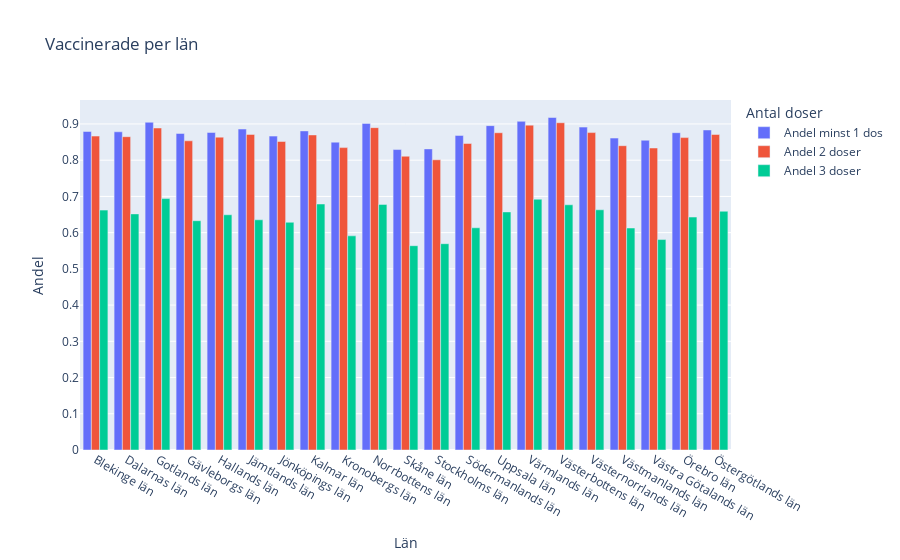

Notebook code cell kept with this figure:
### Code cell
fig = px.bar(
    df_region,
    x="Län_namn",
    y=["Andel minst 1 dos", "Andel 2 doser", "Andel 3 doser"],
    title="Vaccinerade per län",
    barmode="group",
    labels={"Län_namn": "Län", "value": "Andel", "variable": "Antal doser"},
)
fig.show()
fig.write_html("./Visualiseringar/Vaccinerade per län.html")

### Figure 1 — Plotly figure (JSON) as saved in the notebook; plotly's stock layout.template omitted (floating-point values rounded to 4 significant figures)
{"data": [{"alignmentgroup": "True", "hovertemplate": "Antal doser=Andel minst 1 dos<br>Län=%{x}<br>Andel=%{y}<extra></extra>", "legendgroup": "Andel minst 1 dos", "marker": {"color": "#636efa", "pattern": {"shape": ""}}, "name": "Andel minst 1 dos", "offsetgroup": "Andel minst 1 dos", "orientation": "v", "showlegend": true, "textposition": "auto", "type": "bar", "x": ["Blekinge län", "Dalarnas län", "Gotlands län", "Gävleborgs län", "Hallands län", "Jämtlands län", "Jönköpings län", "Kalmar län", "Kronobergs län", "Norrbottens län", "Skåne län", "Stockholms län", "Södermanlands län", "Uppsala län", "Värmlands län", "Västerbottens län", "Västernorrlands län", "Västmanlands län", "Västra Götalands län", "Örebro län", "Östergötlands län"], "xaxis": "x", "y": [0.8792, 0.8784, 0.9047, 0.8738, 0.8765, 0.8859, 0.8664, 0.8808, 0.8498, 0.9015, 0.8293, 0.8312, 0.8683, 0.8954, 0.9072, 0.9178, 0.8913, 0.861, 0.8551, 0.8759, 0.8834], "yaxis": "y"}, {"alignmentgroup": "True", "hovertemplate": "Antal doser=Andel 2 doser<br>Län=%{x}<br>Andel=%{y}<extra></extra>", "legendgroup": "Andel 2 doser", "marker": {"color": "#EF553B", "pattern": {"shape": ""}}, "name": "Andel 2 doser", "offsetgroup": "Andel 2 doser", "orientation": "v", "showlegend": true, "textposition": "auto", "type": "bar", "x": ["Blekinge län", "Dalarnas län", "Gotlands län", "Gävleborgs län", "Hallands län", "Jämtlands län", "Jönköpings län", "Kalmar län", "Kronobergs län", "Norrbottens län", "Skåne län", "Stockholms län", "Södermanlands län", "Uppsala län", "Värmlands län", "Västerbottens län", "Västernorrlands län", "Västmanlands län", "Västra Götalands län", "Örebro län", "Östergötlands län"], "xaxis": "x", "y": [0.8665, 0.8649, 0.8888, 0.8535, 0.8636, 0.8711, 0.8516, 0.8697, 0.8347, 0.8897, 0.8109, 0.8011, 0.8461, 0.8757, 0.8968, 0.9034, 0.8762, 0.84, 0.8336, 0.8624, 0.8709], "yaxis": "y"}, {"alignmentgroup": "True", "hovertemplate": "Antal doser=Andel 3 doser<br>Län=%{x}<br>Andel=%{y}<extra></extra>", "legendgroup": "Andel 3 doser", "marker": {"color": "#00cc96", "pattern": {"shape": ""}}, "name": "Andel 3 doser", "offsetgroup": "Andel 3 doser", "orientation": "v", "showlegend": true, "textposition": "auto", "type": "bar", "x": ["Blekinge län", "Dalarnas län", "Gotlands län", "Gävleborgs län", "Hallands län", "Jämtlands län", "Jönköpings län", "Kalmar län", "Kronobergs län", "Norrbottens län", "Skåne län", "Stockholms län", "Södermanlands län", "Uppsala län", "Värmlands län", "Västerbottens län", "Västernorrlands län", "Västmanlands län", "Västra Götalands län", "Örebro län", "Östergötlands län"], "xaxis": "x", "y": [0.6622, 0.6518, 0.694, 0.6329, 0.6494, 0.6355, 0.6286, 0.679, 0.5911, 0.678, 0.5639, 0.5695, 0.6134, 0.6572, 0.6924, 0.6769, 0.6631, 0.6128, 0.5809, 0.643, 0.6591], "yaxis": "y"}], "layout": {"barmode": "group", "legend": {"title": {"text": "Antal doser"}, "tracegroupgap": 0}, "title": {"text": "Vaccinerade per län"}, "xaxis": {"anchor": "y", "domain": [0, 1], "title": {"text": "Län"}}, "yaxis": {"anchor": "x", "domain": [0, 1], "title": {"text": "Andel"}}}}
